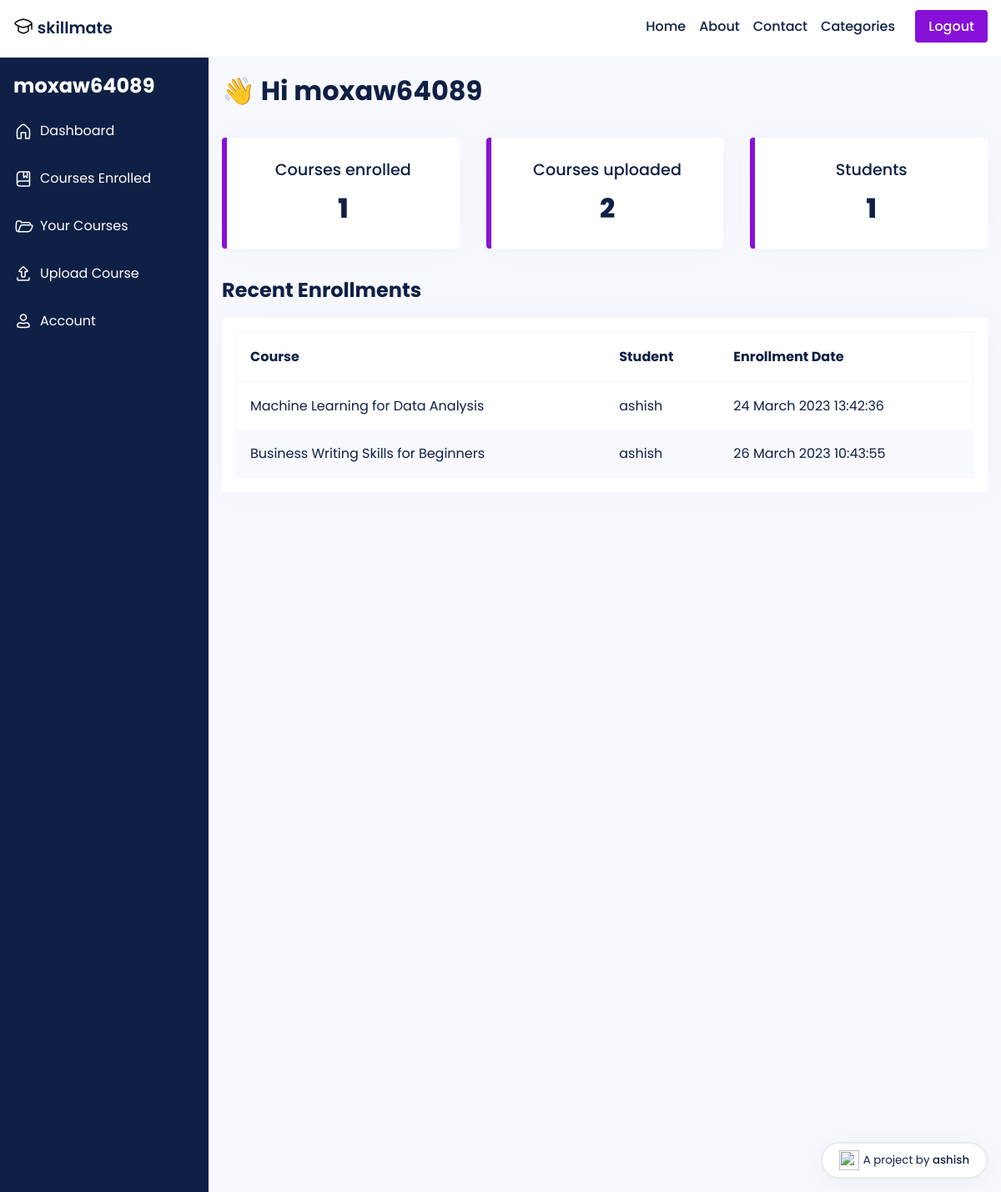
The page /dashboard/home/ (signed in) on the database its author committed.
### main/models.py (models this page shows, shortened)
class Course(models.Model):
    LEVEL_CHOICES = [
        ('Beginner', 'Beginner'),
        ('Intermediate', 'Intermediate'),
        ('Advanced', 'Advanced')
    ]
    id = models.AutoField(primary_key=True)
    title = models.CharField(max_length=255)
    slug = models.SlugField(unique=True)
    description = models.TextField()
    thumbnail = CloudinaryField('thumbnail')
    featured_video = CloudinaryField('featured_video')
    instructor = models.ForeignKey(User, on_delete=models.CASCADE, related_name='courses', default=None)
    created_at = models.DateTimeField(auto_now_add=True)
    updated_at = models.DateTimeField(auto_now=True)
    level = models.CharField(max_length=20, choices=LEVEL_CHOICES, default='Beginner')
    duration = models.CharField(max_length=10, default='0')
    category = models.CharField(max_length=255, default="uncategorized")
    price = models.DecimalField(max_digits=8, decimal_places=2, default=0.00)
    discount = models.DecimalField(max_digits=5, decimal_places=2, default=0.00)
    requirements = models.TextField(help_text='Enter the requirements for the course, separated by a comma.', default='')
    content = models.TextField(help_text='Enter the course content, separated by a comma.', default='')
    lesson_title = models.CharField(max_length=255, default='Lesson')
    lesson_video = CloudinaryField('lesson_video', null=True)
    students = models.ManyToManyField(User, related_name='enrolled_courses', blank=True)

### main/views.py (the view)
# urls.py: path('dashboard/home/', views.dashboard_home, name='dashboard-home'),
def dashboard_home(request):
    user = request.user
    courses_uploaded = Course.objects.filter(instructor=user)
    num_courses_uploaded = courses_uploaded.count()
    courses_enrolled = Course.objects.filter(students=user)
    num_courses_enrolled = courses_enrolled.count()
    num_students = Enrollment.objects.filter(course__in=courses_uploaded).values('student').distinct().count()
    instructor = request.user
    courses = Course.objects.filter(instructor=instructor)
    enrollments = []
    ist_tz = pytz.timezone('Asia/Kolkata')
    for course in courses:
        course_enrollments = Enrollment.objects.filter(course=course)
        for enrollment in course_enrollments:
            student = enrollment.student
            enrollment_date_ist = enrollment.enrolled_at.astimezone(ist_tz)
            enrollment_date = enrollment_date_ist.strftime('%d %B %Y %H:%M:%S')
            enrollments.append({'course_title': course.title, 'student_name': student.username, 'enrollment_date': enrollment_date})
    context = {
        'courses_uploaded': courses_uploaded,
        'num_courses_uploaded': num_courses_uploaded,
        'num_courses_enrolled': num_courses_enrolled,
        'num_students': num_students,
        'enrollments': enrollments,
    }
    return render(request, 'dashboard/home.html', context)

### templates/dashboard/home.html (shortened to what this page needs)
{% extends 'dashboard-base.html' %}
{% block content %}
<sectiion class='dashboard'>
    <h1>&#128075; Hi {{user}}</h1>
    <div class='stats'>
        <div class='stat'>
            <p class='stat-heading'>Courses enrolled</p>
            <p>{{num_courses_enrolled}}</p>
        </div>
        <div class='stat'>
            <p class='stat-heading'>Courses uploaded</p>
            <p>{{num_courses_uploaded}}</p>
        </div>
        <div class='stat'>
            <p class='stat-heading'>Students</p>
            <p>{{num_students}}</p>
        </div>
    </div>
    <h2 style=''>Recent Enrollments</h2>
    <div class='dashboard-table'>
    <table class="table table-striped">
        <thead>
          <tr>
            <th>Course</th>
            <th>Student</th>
            <th>Enrollment Date</th>
          </tr>
        </thead>
        <tbody>
          {% for enrollment in enrollments %}
          <tr>
            <td>{{ enrollment.course_title }}</td>
            <td>{{ enrollment.student_name }}</td>
            <td>{{ enrollment.enrollment_date }}</td>
          </tr>
          {% endfor %}
        </tbody>
      </table>
    </div>
{% endblock content %}

### templates/dashboard-base.html (shortened to what this page needs)
{% load static %}
<!DOCTYPE html>
<html lang="en">
<head>
    <link rel="stylesheet" href="{% static 'css/style.css' %}">
</head>
<body>
    <header>
        <nav style='margin-left: 1rem; margin-right: 1rem' class=''>
            <span>
                <a href='/'>
                    <div style='display: flex; justify-content: baseline; column-gap: .3rem'>
                    <span>skillmate</span>
                    </div>
                </a>
            </span>
            <ul style=''>
                <li><a href = '/'>Home</a></li>
                <li><a href = '/about'>About</a></li>
                <li><a href = '/contact'>Contact</a></li>
                <li>
                    <a style="display: flex;" class="desktop-categories-btn" href="javascript:void(0);">
                        Categories
                    </a>
                </li>
                <li>
                    {% if user.is_authenticated %}
                    <a class='btn' href='/accounts/logout/'>Logout</a>
                    {% else %}
                    <a class='btn' href='/accounts/login/'>Login</a>&nbsp
                    {% endif %}
                </li>
            </ul>
        </nav>
    </header>
    <main>
        <div class="profile-container">
          <div class="sidebar">
            <h2>{{user}}</h2>
            <ul>
              <a href="/dashboard/home">
                <li style='display: flex; column-gap: .5rem; align-items: center;'>
                    Dashboard
                </li></a>
              <a href="/dashboard/courses-enrolled">
                <li style='display: flex; column-gap: .5rem; align-items: center;'>
                    Courses Enrolled
                </li></a>
              <a href="/dashboard/courses-uploaded">
                <li style='display: flex; column-gap: .5rem; align-items: center;'>
                    Your Courses
                </li></a>
              <a href="/dashboard/upload">
                <li style='display: flex; column-gap: .5rem; align-items: center;'>
                Upload Course
                </li></a>
              <a href="/dashboard/profile">
                <li style='display: flex; column-gap: .5rem; align-items: center;'>
                    Account
                </li></a>
            </ul>
          </div>
          <div class="profile-main">
            {% block content %}{% endblock content %}
          </div>
        </div>
      </main>
    <a href='https://github.com/ashish-makes' target='_blank'><div class='ashish-credits'>
        <img class="icons" style='height: 1.5rem; width: 1.5rem; cursor: pointer;' src='{% static 'img/heart.svg' %}'>
        <span style="margin-top: .1rem;" class='text'>A project by <span class='name' style='font-weight: 500;'>ashish
    </div></a>
</body>
</html>

### static/css/style.css (style rules this page uses)
* { font-family: 'Poppins'; margin: 0; padding: 0; box-sizing: border-box; scroll-behavior: smooth; scroll-padding-top: 2rem; }
body { color: #0e2045; background: #fff; display: flex; flex-direction: column; min-height: 100vh; }
main { flex: 1; }
img { width: 100%; }
a { text-decoration: none; color: #0e2045; }
.btn { background-color: #8710d8; border-radius: 4px; padding: .5rem 1rem; border: none; color: #fff; transition: transform .2s ease-in-out; }
header { border-bottom: 2px solid #f8f8ff; }
nav { display: flex; justify-content: space-between; padding: 1.2rem 0; font-weight: 500; }
nav span { font-size: 1.2rem; font-weight: 600; }
nav ul { display: flex; column-gap: 1rem; justify-content: baseline; }
nav li { list-style: none; }
.ashish-credits { background-color: #fff; border: 2px solid #e7e9eb; font-size: smaller; padding: .5rem .5rem; width: 200px; display: flex; column-gap: .3rem; justify-content: center; border-radius: 50px; box-shadow: 0 5px 30px 0 rgba(0,0,0,.05); z-index: 9999; position: fixed; bottom: 1rem; right: 1rem; }
.profile-container { display: flex; background-color: #f8f8ff; }
.sidebar { background-color: #0e2045; color: #fff; height: 170vh; min-width: 250px; box-sizing: border-box; top: 0; left: 0; z-index: 1; }
.sidebar h2 { padding: 1rem; margin: 0; font-size: 1.5rem; font-weight: bold; }
.sidebar ul { margin: 0; padding: 0; list-style: none; }
.sidebar li { margin-bottom: 1rem; padding-left: 1rem; padding-top: .5rem; padding-bottom: .5rem; color: #fff; }
.profile-main { flex: 1; padding: 1rem; box-sizing: border-box; min-height: 100vh; }
.profile-main h1 { margin: 0; font-size: 2rem; font-weight: bold; margin-bottom: 20px; }
.stats { margin: 2rem 0; display: grid; grid-template-columns: repeat(auto-fit, minmax(200px, 1fr)); gap: 2rem; }
.stat { background-color: #fff; border-radius: 4px; padding: 1rem 1.2rem; box-shadow: 0 0 40px rgba(0, 0, 0, 0.03); border-left: 6px solid #8710d8; }
.stat .stat-heading { font-weight: 500; font-size: larger; }
.stat p { margin: .5rem 0; text-align: center; font-size: 2rem; font-weight: 800; }
.dashboard-table { background-color: #fff; border-radius: 4px; padding: 1rem; box-shadow: 0 0 40px rgba(0, 0, 0, 0.03); margin: 1rem 0; }
.dashboard-table table { width: 100%; border-collapse: collapse; border: 2px solid #f8f8ff; }
.dashboard-table th, .dashboard-table td { padding: 1rem; border-radius: 4px; text-align: left; }
.dashboard-table th { font-weight: bold; border-bottom: 2px solid #f8f8ff; }
.dashboard-table tbody tr:nth-child(even) { background-color: #f8f8ff; }

### rows shown on the page
Course: course_title "Machine Learning for Data Analysis"
Course: course_title "Business Writing Skills for Beginners"

### other values the page prints
{{ user }} "moxaw64089"
{{ num_courses_enrolled }} "1"
{{ num_courses_uploaded }} "2"
{{ num_students }} "1"
{{ enrollment.student_name }} "ashish" "ashish"
{{ enrollment.enrollment_date }} "24 March 2023 13:42:36" "26 March 2023 10:43:55"
